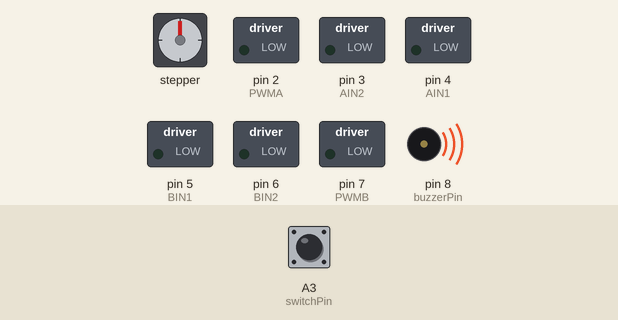
This sketch was run on a simulated Arduino Mega 2560, built with avr-gcc and run on an emulated ATmega2560. Shown: stepper motor, switched loads named in the sketch (green lamp = pin HIGH), buzzer (waves = sounding). Wiring (inferred from the names in the program): stepper motor (2048 steps per turn assumed): coils pin 50, pin 51, pin 52, pin 53. The inputs (shaded band) are chosen by the test bench; at power-on: A3 (switchPin) HIGH. Pins used as bus, display or sensor lines are not drawn; what the sketch prints to the serial monitor is not drawn.

Above: at 5.57 s.
5.9 s: A3 (switchPin) pulled LOW for 3 s
11.6 s: A3 (switchPin) driven LOW
At 13.4 s:
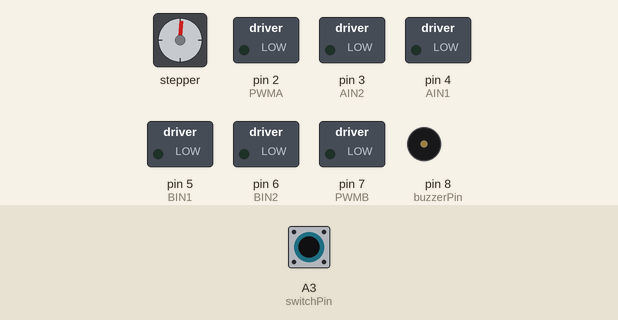
20.3 s: A3 (switchPin) driven HIGH
At 30.16 s:
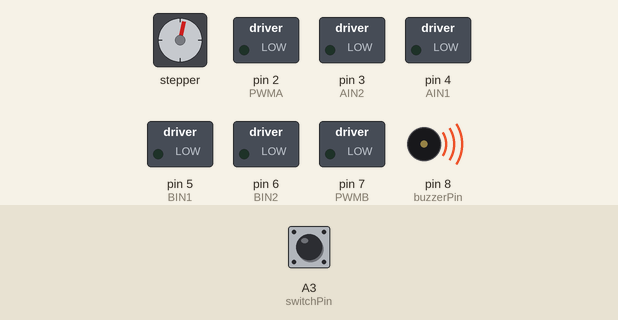
Timing chart, 0 to 30.8 s (numbered marks = the images above; inputs shaded):
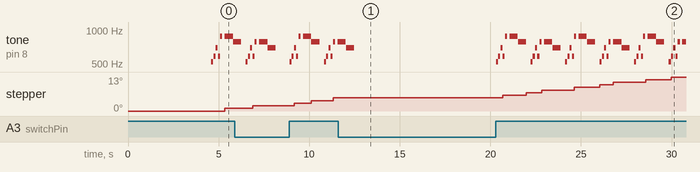

The sketch:

DaisyBot-buzzer.ino
```cpp
/*
  Daisy∞Bot
  DaisyBot-Buzzer.ino
  Carlotta A. Berry, PhD
  FEBRUARY 5, 2023

  This program will use the SparkFun Inventor's Kit version 3.0 buzzer
  o show how to play music on the Daisy∞Bot
  (see https://www.sparkfun.com/sikcode)

  Hardware Connections:

    LEDS
    Arduino pin 52 to yellow LED
    Arduino pin 53 to red LED
    Arduino pin 50 to blue LED
    Arduino pin 51 to green LED

    TB6612 Motor Driver
    Arduino pin 7 PWMB
    Arduino pin 6 BIN2
    Arduino pin 5 BIN1
    Arduino pin 4 AIN1
    Arduino pin 3 AIN2
    Arduino pin 2  PWMA
    Arduino GND GND
    Arduino 5V Vcc
    Arduino VIN Vm
    Left Motor Motor A
    Right Motor Motor B

  Buzzer		8
  Switch		A3
*/

const int switchPin = A3;      //swtich on pin A3
const int buzzerPin = 8;       //buzzer on pin 8


//state LEDs
const int ledPins[4] = { 50, 51, 52, 53 };
const int bluLED = 50;
const int grnLED = 51;
const int ylwLED = 52;
const int redLED = 53;

//the left motor will be controlled by the motor A pins on the motor driver
const int AIN1 = 4;  //control pin 1 on the motor driver for the left motor
const int AIN2 = 3;  //control pin 2 on the motor driver for the left motor
const int PWMA = 2;  //speed control pin on the motor driver for the left motor

//the right motor will be controlled by the motor B pins on the motor driver
const int PWMB = 7;  //speed control pin on the motor driver for the right motor
const int BIN2 = 6;  //control pin 2 on the motor driver for the right motor
const int BIN1 = 5;  //control pin 1 on the motor driver for the right motor

//robot behaviour variables
int moveTime = 2000;   //amount of time robot will move
int robotSpeed = 100;  //robot speed

//song variables
const int songLength = 18;
int tempo = 113;

char notes[songLength] = {
  'c', 'd', 'f', 'd', 'a', ' ', 'a', 'g', ' ', 'c', 'd', 'f', 'd', 'g', ' ', 'g', 'f', ' '
};

int beats[songLength] = {
  1, 1, 1, 1, 1, 1, 4, 4, 2, 1, 1, 1, 1, 1, 1, 4, 4, 2
};


/********************************************************************************/
void setup() {
  int baudrate = 9600;     //serial communication baud rate
  Serial.begin(baudrate);  //start serial commnication
  delay(100);
  //set switch as an input
  pinMode(switchPin, INPUT_PULLUP);
  //set LEDS as an output
  for (int i = 0; i < 4; i++) {
    pinMode(ledPins[i], OUTPUT);
  }
  // set buzzer as an output
  pinMode(buzzerPin, OUTPUT);

  //set the motor control pins as outputs
  pinMode(AIN1, OUTPUT);
  pinMode(AIN2, OUTPUT);
  pinMode(PWMA, OUTPUT);
  pinMode(BIN1, OUTPUT);
  pinMode(BIN2, OUTPUT);
  pinMode(PWMB, OUTPUT);

  //STARTING LIGHT SEQUENCE
  for (int i = 0; i < 4; i++) {
    Serial.print(i);
    digitalWrite(ledPins[i], HIGH);
    delay(500);
  }
  Serial.println();
  for (int i = 4; i > -1; i--) {
    Serial.print(i);
    digitalWrite(ledPins[i], LOW);
    delay(500);
  }
  Serial.print("Daisy∞bot begin");  //print start message
}

/********************************************************************************/
void loop() {
  int on = digitalRead(switchPin);
  if (on == 1) {
    play_song();
  }
  if (on == 0) {
    Serial.println("Robot Off");
    stop();
  }
}

/************************* BUZZER FUNCTIONS *************************************/
// play the song
void play_song() {
  int i, duration;  //
  Serial.print("\t play song");

  for (i = 0; i < songLength; i++)  // for loop is used to index through the arrays
  {
    duration = beats[i] * tempo;  // length of note/rest in ms
    digitalWrite(ledPins[i%4],HIGH);
    if (notes[i] == ' ')  // is this a rest?
      delay(duration);    // then pause for a moment
    else                  // otherwise, play the note
    {
      tone(buzzerPin, frequency(notes[i]), duration);
      delay(duration);  // wait for tone to finish
    }
    delay(tempo / 10);  // brief pause between notes
    allLedsOff();
  }
}

//set the note frequencies
int frequency(char note) {
  int i;
  const int numNotes = 8;  // number of notes we're storing
  char names[numNotes] = {
    'c', 'd', 'e', 'f', 'g', 'a', 'b', 'C'
  };
  int octave=2;
  int frequencies[numNotes] = {
    262*octave-1, 294*octave-1, 330*octave-1, 349*octave-1, 392*octave-1, 440*octave-1, 494*octave-1, 523*octave-1
  };

  // Now we'll search through the letters in the array, and if
  // we find it, we'll return the frequency for that note.

  for (i = 0; i < numNotes; i++)  // Step through the notes
  {
    if (names[i] == note)  // Is this the one?
    {
      return (frequencies[i]);  // Yes! Return the frequency and exit function.
    }
  }
  return (0);
}

/********************************* MOTION FUNCTIONS ******************************/
//robot stop function
void stop() {
  allLedsOff();
  //left motor stop
  digitalWrite(AIN1, LOW);  //set pin 1 to low
  digitalWrite(AIN2, LOW);  //set pin 2 to low
  //right motor stop
  digitalWrite(BIN1, LOW);  //set pin 1 to low
  digitalWrite(BIN2, LOW);  //set pin 2 to low
}

//robot forward function
void fwd(int speed) {
  allLedsOff();
  digitalWrite(grnLED, HIGH);
  digitalWrite(AIN1, HIGH);       //set pin 1 to high
  digitalWrite(AIN2, LOW);        //set pin 2 to low
  digitalWrite(BIN1, HIGH);       //set pin 1 to low
  digitalWrite(BIN2, LOW);        //set pin 2 to high
  analogWrite(PWMA, abs(speed));  //set forward speed
  analogWrite(PWMB, abs(speed));  //set forward speed
}

//robot reverse function
void rev(int speed) {
  allLedsOff();
  digitalWrite(redLED, HIGH);
  digitalWrite(AIN1, LOW);        //set pin 1 to low
  digitalWrite(AIN2, HIGH);       //set pin 2 to high
  digitalWrite(BIN1, LOW);        //set pin 1 to low
  digitalWrite(BIN2, HIGH);       //set pin 2 to high
  analogWrite(PWMA, abs(speed));  //set reverse speed
  analogWrite(PWMB, abs(speed));  //set reverse speed
}

//robot spin function
void spin(int speed, int dir) {
  allLedsOff();
  if (dir > 0) {
    digitalWrite(bluLED, HIGH);
    digitalWrite(AIN1, LOW);   //set pin 1 to low
    digitalWrite(AIN2, HIGH);  //set pin 2 to high
    digitalWrite(BIN1, HIGH);  //set pin 1 to low
    digitalWrite(BIN2, LOW);   //set pin 2 to high
  } else {
    digitalWrite(ylwLED, HIGH);
    digitalWrite(AIN1, HIGH);  //set pin 1 to low
    digitalWrite(AIN2, LOW);   //set pin 2 to high
    digitalWrite(BIN1, LOW);   //set pin 1 to low
    digitalWrite(BIN2, HIGH);  //set pin 2 to high
  }
  analogWrite(PWMA, abs(speed));  //set reverse speed
  analogWrite(PWMB, abs(speed));  //set reverse speed
}

//robot turn function
void turn(int speed, int dir) {
  allLedsOff();
  digitalWrite(AIN1, HIGH);  //set pin 1 to low
  digitalWrite(AIN2, LOW);   //set pin 2 to high
  digitalWrite(BIN1, HIGH);  //set pin 1 to low
  digitalWrite(BIN2, LOW);   //set pin 2 to high
  if (dir > 0) {
    digitalWrite(bluLED, HIGH);
    analogWrite(PWMA, robotSpeed * 1.5);
    analogWrite(PWMB, robotSpeed * 0.5);
  } else {
    digitalWrite(ylwLED, HIGH);
    analogWrite(PWMA, robotSpeed * 0.5);
    analogWrite(PWMB, robotSpeed * 1.5);
  }
}

//robot pivot function
void pivot(int speed, int dir) {
  allLedsOff();
  digitalWrite(AIN1, HIGH);  //set pin 1 to low
  digitalWrite(AIN2, LOW);   //set pin 2 to high
  digitalWrite(BIN1, HIGH);  //set pin 1 to low
  digitalWrite(BIN2, LOW);   //set pin 2 to high
  if (dir > 0) {
    digitalWrite(bluLED, HIGH);
    analogWrite(PWMA, 0);
    analogWrite(PWMB, abs(speed));
  } else {
    digitalWrite(ylwLED, HIGH);
    analogWrite(PWMA, abs(speed));
    analogWrite(PWMB, 0);
  }
}

//turn all the LEDS off
void allLedsOff() {
  for (int i = 0; i < 4; i++) {
    digitalWrite(ledPins[i], LOW);
  }
}
```

Measured:
- after the input at 11.6 s, tone on pin 8 (buzzerPin): goes on until 12.5 s, then stays silent; stepper: stays 5° (without the input it goes to 6° after 1.5 s)
- by itself, tone on pin 8 (buzzerPin): plays 523 Hz for 0.11 s, 587 Hz for 0.11 s, 697 Hz for 0.11 s, 587 Hz for 0.11 s, 783 Hz for 0.11 s, 783 Hz for 0.45 s … (20 notes in this stretch)
